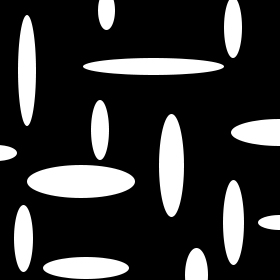
#> input picture worked_examples/2_pt_statistics_example/custom3.jpg, 280 x 280 px
$ jupyter execute --allow-errors '2pt statistics example from pymks.ipynb'   (shell and % lines are left out)
#> lines starting #> are read from the running program, lines starting #| are printed output that depends on the picture; after the words box and inside, x2 and y2 are one past the last pixel; in counts of white or black regions, pixels touching at a corner belong together
# What are 2-Point Spatial Correlations (also called 2-Point Statistics)?
This example computes both periodic and non-periodic 2-point spatial correlations (also referred to as 2-point stats or auto-correlations and cross-correlations) for a checkerboard microstructure. This is a simple example to demonstrate how spatial correlations capture features seen in the original microstructure. More technical details about 2-point statistics are in the theory section.

taken from http://pymks.org/en/stable/rst/notebooks/checkerboard.html

[cell 1]
import numpy as np
from sklearn.pipeline import Pipeline

from pymks import (
    generate_checkerboard,
    plot_microstructures,
    PrimitiveTransformer,
    TwoPointCorrelation
)

[cell 2]
#PYTEST_VALIDATE_IGNORE_OUTPUT

Start with a 8x8 microstructure as a useful tool for seeing correlations

#> (a cell that did not finish here is left out)

#> (a cell that did not finish here is left out)

or we can do it on any generic image we'd like

[cell 5]
from PIL import Image

# open method used to open different extension image file
im = Image.open(r"custom3.jpg")
#> im is the input picture: PIL image 280x280 RGB; min 0, max 255, mean 53.2

# This method will show image in any image viewer
#im.show()

# asarray() class is used to convert
# PIL images into NumPy arrays
numpydata = np.asarray(im)
thresh = 200
fn = lambda x : 255 if x > thresh else 0
r = im.convert('L').point(fn, mode='1')
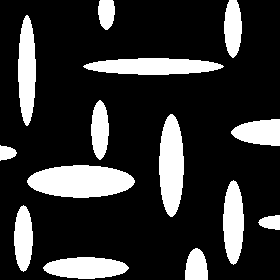
#> r: PIL image 280x280 1; 20.2% white; 14 white regions, largest, box (x1, y1, x2, y2) and area: (27, 165, 135, 198) 2736, (159, 114, 184, 217) 1970, (83, 58, 224, 75) 1806
numpydata = np.asarray(r)
print(numpydata.shape)
#| (280, 280)
x_data=numpydata
y = np.expand_dims(x_data, axis=0)
print(y.shape)
#| (1, 280, 280)
x_data = y
plot_microstructures(x_data[0])
#> (this line was passed over: pymks is not available in this run)


$ run again, with worked_examples/2_pt_statistics_example/custom1.jpg copied over worked_examples/2_pt_statistics_example/custom3.jpg
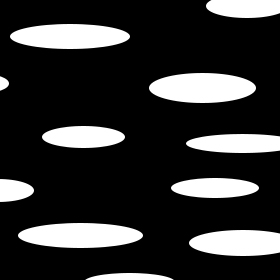
#> input picture worked_examples/2_pt_statistics_example/custom1.jpg, 280 x 280 px
#> im is the input picture: PIL image 280x280 RGB; min 0, max 255, mean 51.8
#> `r = im.convert('L').point(fn, mode='1')`:
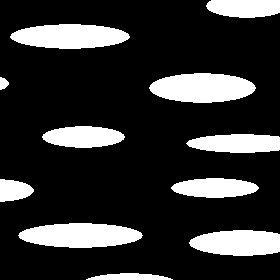
#> r: PIL image 280x280 1; 19.8% white; 11 white regions, largest, box (x1, y1, x2, y2) and area: (149, 73, 256, 103) 2463, (18, 223, 143, 248) 2384, (10, 24, 130, 49) 2292
#| (280, 280)
#| (1, 280, 280)

$ run again, with worked_examples/2_pt_statistics_example/custom2.jpg copied over worked_examples/2_pt_statistics_example/custom3.jpg
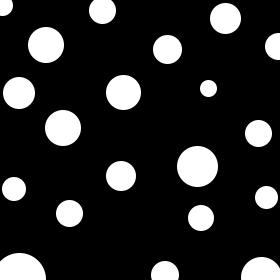
#> input picture worked_examples/2_pt_statistics_example/custom2.jpg, 280 x 280 px
#> im is the input picture: PIL image 280x280 RGB; min 0, max 255, mean 43.2
#> `r = im.convert('L').point(fn, mode='1')`:
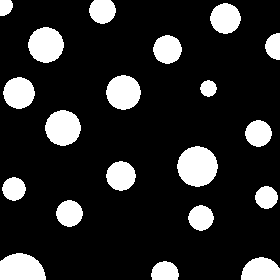
#> r: PIL image 280x280 1; 16.5% white; 20 white regions, largest, box (x1, y1, x2, y2) and area: (177, 146, 218, 187) 1283, (0, 253, 46, 280) 1023, (45, 110, 81, 146) 994
#| (280, 280)
#| (1, 280, 280)

$ run again, with worked_examples/2_pt_statistics_example/custom.jpg copied over worked_examples/2_pt_statistics_example/custom3.jpg
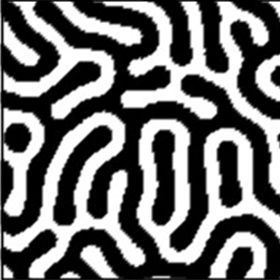
#> input picture worked_examples/2_pt_statistics_example/custom.jpg, 280 x 280 px
#> im is the input picture: PIL image 280x280 RGB; min 0, max 255, mean 111.1
#> `r = im.convert('L').point(fn, mode='1')`:
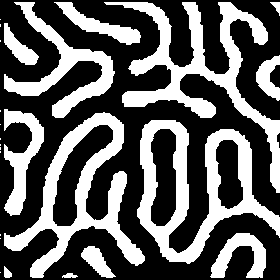
#> r: PIL image 280x280 1; 37.8% white; 25 white regions (12 under 20 px), largest, box (x1, y1, x2, y2) and area: (104, 2, 280, 193) 7041, (137, 120, 280, 264) 6905, (4, 112, 145, 278) 6191
#| (280, 280)
#| (1, 280, 280)
